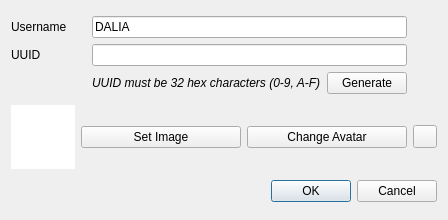
<?xml version="1.0" encoding="UTF-8"?>
<ui version="4.0">
 <class>NewUserDialog</class>
 <widget class="QDialog" name="NewUserDialog">
  <property name="geometry">
   <rect>
    <x>0</x>
    <y>0</y>
    <width>448</width>
    <height>220</height>
   </rect>
  </property>
  <property name="windowTitle">
   <string>New User</string>
  </property>
  <layout class="QGridLayout" name="gridLayout_2">
   <item row="2" column="1" colspan="3">
    <widget class="QDialogButtonBox" name="buttonBox">
     <property name="orientation">
      <enum>Qt::Orientation::Horizontal</enum>
     </property>
     <property name="standardButtons">
      <set>QDialogButtonBox::StandardButton::Cancel|QDialogButtonBox::StandardButton::Ok</set>
     </property>
    </widget>
   </item>
   <item row="1" column="2">
    <widget class="QPushButton" name="setAvatar">
     <property name="text">
      <string>Change Avatar</string>
     </property>
    </widget>
   </item>
   <item row="1" column="1">
    <widget class="QPushButton" name="selectImage">
     <property name="text">
      <string>Set Image</string>
     </property>
    </widget>
   </item>
   <item row="1" column="3">
    <widget class="QToolButton" name="revert">
     <property name="text">
      <string/>
     </property>
    </widget>
   </item>
   <item row="0" column="0" colspan="4">
    <layout class="QGridLayout" name="gridLayout">
     <item row="1" column="0">
      <widget class="QLabel" name="label">
       <property name="text">
        <string>UUID</string>
       </property>
      </widget>
     </item>
     <item row="0" column="1" colspan="2">
      <widget class="QLineEdit" name="username">
       <property name="text">
        <string>DALIA</string>
       </property>
      </widget>
     </item>
     <item row="1" column="1" colspan="2">
      <widget class="QLineEdit" name="uuid"/>
     </item>
     <item row="0" column="0">
      <widget class="QLabel" name="label_2">
       <property name="text">
        <string>Username</string>
       </property>
      </widget>
     </item>
     <item row="2" column="1">
      <widget class="QLabel" name="label_3">
       <property name="font">
        <font>
         <italic>true</italic>
        </font>
       </property>
       <property name="text">
        <string>UUID must be 32 hex characters (0-9, A-F)</string>
       </property>
      </widget>
     </item>
     <item row="2" column="2">
      <widget class="QPushButton" name="generate">
       <property name="text">
        <string>Generate</string>
       </property>
      </widget>
     </item>
     <item row="1" column="3">
      <widget class="QLabel" name="uuidVerified">
       <property name="sizePolicy">
        <sizepolicy hsizetype="Fixed" vsizetype="Preferred">
         <horstretch>0</horstretch>
         <verstretch>0</verstretch>
        </sizepolicy>
       </property>
       <property name="minimumSize">
        <size>
         <width>24</width>
         <height>0</height>
        </size>
       </property>
      </widget>
     </item>
     <item row="0" column="3">
      <widget class="QLabel" name="usernameVerified">
       <property name="text">
        <string/>
       </property>
      </widget>
     </item>
    </layout>
   </item>
   <item row="1" column="0">
    <widget class="QGraphicsView" name="image">
     <property name="sizePolicy">
      <sizepolicy hsizetype="Expanding" vsizetype="Expanding">
       <horstretch>0</horstretch>
       <verstretch>0</verstretch>
      </sizepolicy>
     </property>
     <property name="minimumSize">
      <size>
       <width>64</width>
       <height>64</height>
      </size>
     </property>
     <property name="maximumSize">
      <size>
       <width>64</width>
       <height>64</height>
      </size>
     </property>
     <property name="frameShape">
      <enum>QFrame::Shape::NoFrame</enum>
     </property>
     <property name="frameShadow">
      <enum>QFrame::Shadow::Plain</enum>
     </property>
     <property name="verticalScrollBarPolicy">
      <enum>Qt::ScrollBarPolicy::ScrollBarAlwaysOff</enum>
     </property>
     <property name="horizontalScrollBarPolicy">
      <enum>Qt::ScrollBarPolicy::ScrollBarAlwaysOff</enum>
     </property>
     <property name="interactive">
      <bool>false</bool>
     </property>
    </widget>
   </item>
  </layout>
 </widget>
 <resources/>
 <connections>
  <connection>
   <sender>buttonBox</sender>
   <signal>accepted()</signal>
   <receiver>NewUserDialog</receiver>
   <slot>accept()</slot>
   <hints>
    <hint type="sourcelabel">
     <x>248</x>
     <y>254</y>
    </hint>
    <hint type="destinationlabel">
     <x>157</x>
     <y>274</y>
    </hint>
   </hints>
  </connection>
  <connection>
   <sender>buttonBox</sender>
   <signal>rejected()</signal>
   <receiver>NewUserDialog</receiver>
   <slot>reject()</slot>
   <hints>
    <hint type="sourcelabel">
     <x>316</x>
     <y>260</y>
    </hint>
    <hint type="destinationlabel">
     <x>286</x>
     <y>274</y>
    </hint>
   </hints>
  </connection>
 </connections>
</ui>
